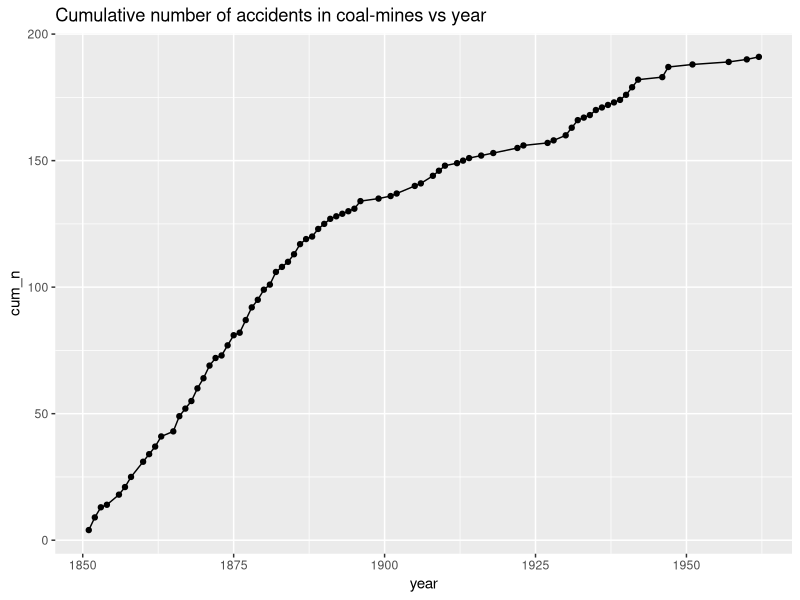

This chart was generated by the following R code: (Note: this script raises an error after producing the figure.)
## ---- chunk 1
# Load the coal-mining data set in the variable `coal`
# The first and last records in the variable is the
# start and end dates respectively
library(boot)

# List all other used library here in the preamble
library(ggplot2)
library(dplyr)
## ---- chunk 2
coal_by_year <- data.frame(year=as.integer(coal$date))  %>% count(year)
coal_by_year$cum_n <- cumsum(coal_by_year$n)
ggplot(data=coal_by_year, aes(x=year, y=cum_n, group=1)) +
  geom_line() +
  geom_point() +
  ggtitle("Cumulative number of accidents in coal-mines vs year")
## ---- chunk 3
sample_lambda0_fc = function(t0, t1, beta, y0) {
  return(rgamma(1, shape=(y0+1), scale=(1/(t1 - t0 + 1/beta))))
}

sample_lambda1_fc = function(t1, t2, beta, y1) {
  return(rgamma(1, shape=(y1+1), scale=(1/(t2 - t1 + 1/beta))))
}

sample_beta_fc = function(lambda0, lambda1) {
  return(1/rgamma(1, shape=4, scale=(1 + lambda0 + lambda1)))
}

pdf_t1_fc = function(t1, lambda0, lambda1, y0, y1) {
  return(lambda0^y0 * lambda1^y1 * exp(t1*(lambda1 - lambda0)))
}

sample_t1_fc = function(t1_prev, lambda0, lambda1, t0, t2, x, d) {
  y0_prev = sum(x <= t1_prev)
  y1_prev = sum(x > t1_prev)
  
  t1_proposal = runif(1, t1_prev - d, t1_prev + d)
  if (t1_proposal <= t0 || t1_proposal >= t2) {
    # t1 is outside range, so reject it:
    return(list(t1 = t1_prev, accepted=F))
  }
  
  y0_proposal = sum(x <= t1_proposal)
  y1_proposal = sum(x > t1_proposal)
  
  alpha = min(1, pdf_t1_fc(t1_proposal, lambda0, lambda1, y0_proposal, y1_proposal)/pdf_t1_fc(t1_prev, lambda0, lambda1, y0_prev, y1_prev))
  
  u = runif(1)
  accept = u < alpha
  
  return(list(
    t1=ifelse(accept, t1_proposal, t1_prev),
    y0=ifelse(accept, y0_proposal, y0_prev),
    y1=ifelse(accept, y1_proposal, y1_prev),
    accepted=accept
  ))
}

run_mcmc = function(n_iterations, x, d, t1_start, lambda0_start, lambda1_start, beta_start) {
  t0 = x[1]
  t2 = tail(x, n=1)
  
  result = data.frame(
    t1=c(t1_start, rep(NA, n_iterations - 1)),
    lambda0=c(lambda0_start, rep(rep(NA, n_iterations-1))),
    lambda1=c(lambda1_start, rep(rep(NA, n_iterations-1))),
    beta=c(beta_start, rep(rep(NA, n_iterations-1))),
    t1_accepted=c(T, rep(NA, n_iterations-1))
  )
  
  # Storing the current parameters in a list is practical,
  # since we can change the sampling order without having to deal
  # with indexes
  curr_params = list(
    t1=t1_start,
    lambda0=lambda0_start,
    lambda1=lambda1_start,
    beta=beta_start
  )
  
  for(i in 1:n_iterations) {
    t1_result = sample_t1_fc(curr_params$t1, curr_params$lambda0, curr_params$lambda1, t0, t2, x, d)
    curr_params$t1 = t1_result$t1
    
    curr_params$lambda0 = sample_lambda0_fc(t0, curr_params$t1, curr_params$beta, t1_result$y0)
    curr_params$lambda1 = sample_lambda1_fc(curr_params$t1, t2, curr_params$beta, t1_result$y1)
    curr_params$beta = sample_beta_fc(curr_params$lambda0, curr_params$lambda1)
    
    result[i] = c(curr_params, t1_accepted=t1_result$accepted)
  }
  
  return(result)
}
## ---- chunk 4
n_iterations = 10000
x = coal$date
d = 5

t1_start = 1920
lambda0_start = 1
lambda1_start = 0.5
beta_start = sample_beta_fc(lambda0_start, lambda1_start)

result = run_mcmc(n_iterations, x, d, t1_start, lambda0_start, lambda1_start, beta_start)
